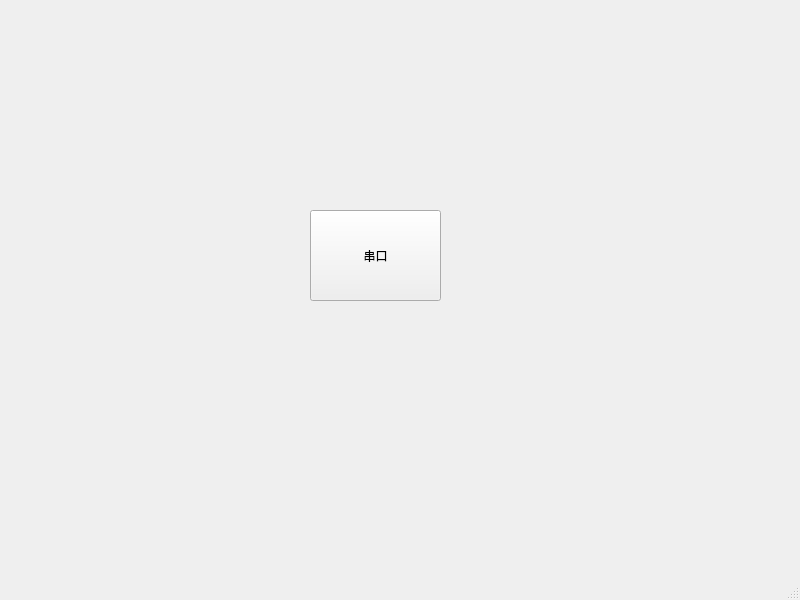
<?xml version="1.0" encoding="UTF-8"?>
<ui version="4.0">
 <class>MainWindow</class>
 <widget class="QMainWindow" name="MainWindow">
  <property name="geometry">
   <rect>
    <x>0</x>
    <y>0</y>
    <width>800</width>
    <height>600</height>
   </rect>
  </property>
  <property name="windowTitle">
   <string>MainWindow</string>
  </property>
  <widget class="QWidget" name="centralwidget">
   <widget class="QPushButton" name="pushButton">
    <property name="geometry">
     <rect>
      <x>310</x>
      <y>210</y>
      <width>131</width>
      <height>91</height>
     </rect>
    </property>
    <property name="text">
     <string>串口</string>
    </property>
   </widget>
  </widget>
  <widget class="QMenuBar" name="menubar">
   <property name="geometry">
    <rect>
     <x>0</x>
     <y>0</y>
     <width>800</width>
     <height>28</height>
    </rect>
   </property>
  </widget>
  <widget class="QStatusBar" name="statusbar"/>
 </widget>
 <resources/>
 <connections/>
</ui>
